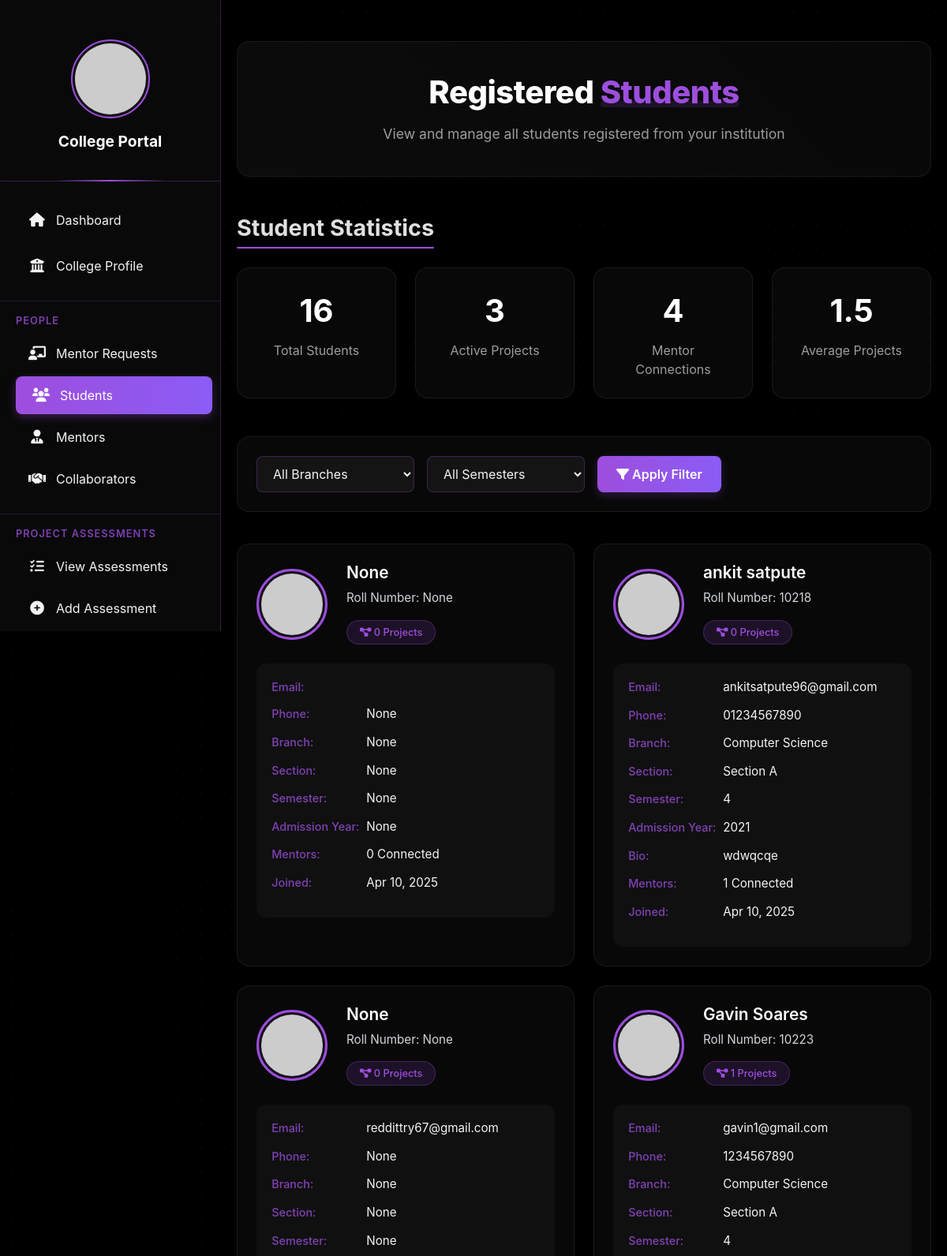
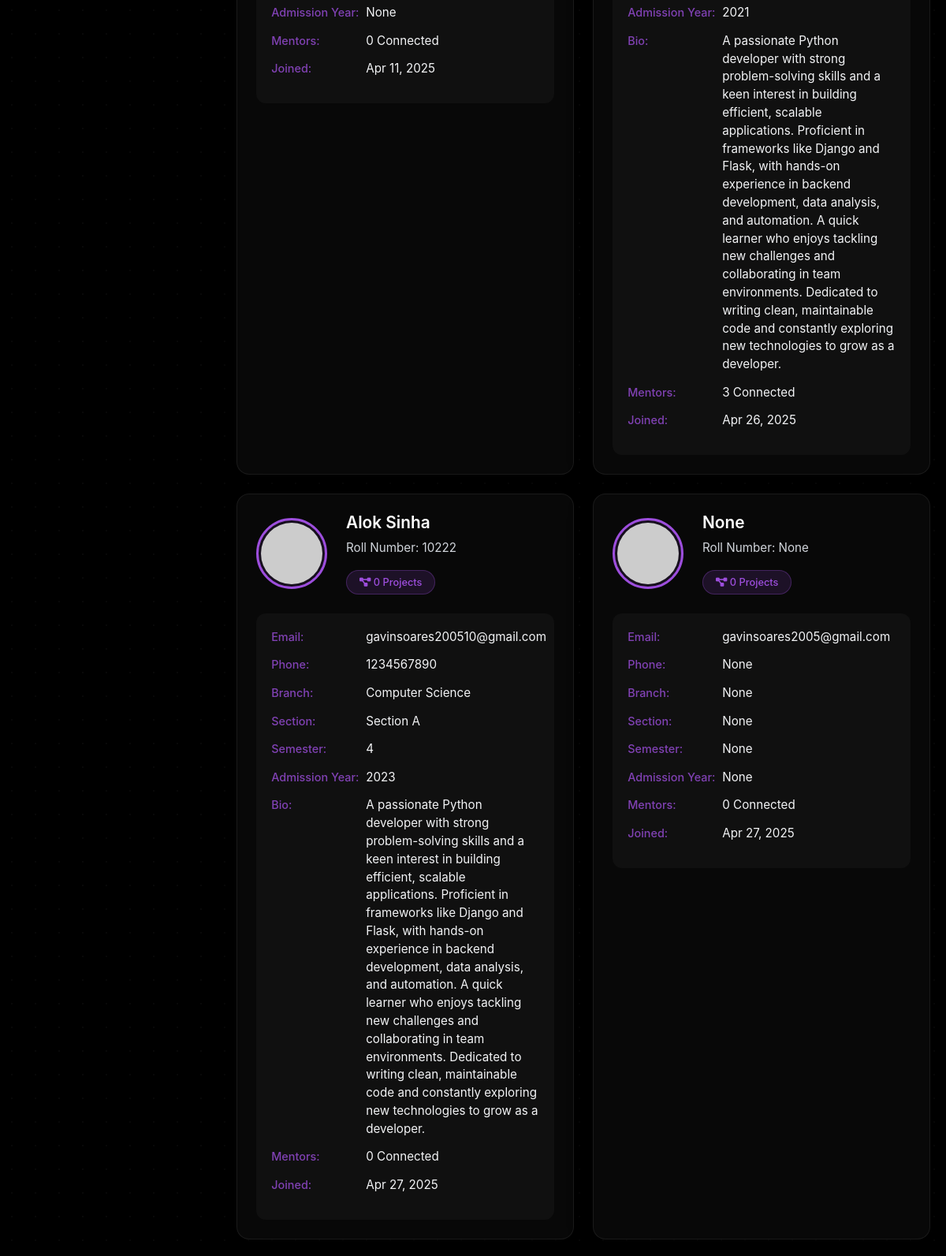
Screenshot of /college/students/ (signed in, upper part) with the database file from the repository (2 pictures, top to bottom).
### students/models.py (models this page shows, shortened)
class StudentProfile(models.Model):
    SECTION_CHOICES = [
        ('A', 'Section A'),
        ('B', 'Section B'),
        ('C', 'Section C'),
        ('D', 'Section D'),
    ]
    BRANCH_CHOICES = [
        ('CSE', 'Computer Science'),
        ('IT', 'Information Technology'),
        ('ECE', 'Electronics & Communication'),
        ('EEE', 'Electrical & Electronics'),
        ('MECH', 'Mechanical'),
        ('CIVIL', 'Civil'),
    ]
    user = models.OneToOneField(User, on_delete=models.CASCADE, related_name='student_profile')
    profile_picture = models.ImageField(upload_to='student_profiles/', null=True, blank=True)
    full_name = models.CharField(max_length=100, null=True, blank=True)
    phone = models.CharField(max_length=15, null=True, blank=True)
    dob = models.DateField(null=True, blank=True)
    bio = models.TextField(null=True, blank=True)
    roll_number = models.CharField(max_length=20, unique=True, null=True, blank=True)
    branch = models.CharField(max_length=10, choices=BRANCH_CHOICES, null=True, blank=True)
    section = models.CharField(max_length=1, choices=SECTION_CHOICES, null=True, blank=True)
    semester = models.IntegerField(null=True, blank=True)
    admission_year = models.IntegerField(null=True, blank=True)
    address = models.TextField(null=True, blank=True)
    parent_name = models.CharField(max_length=100, null=True, blank=True)
    parent_phone = models.CharField(max_length=15, null=True, blank=True)
    created_at = models.DateTimeField(auto_now_add=True)
    updated_at = models.DateTimeField(auto_now=True)

class Project(models.Model):
    student = models.ForeignKey(StudentProfile, on_delete=models.CASCADE, related_name='projects', null=True, blank=True)
    group = models.ForeignKey(StudentGroup, on_delete=models.CASCADE, related_name='group_projects', null=True, blank=True)
    mentor = models.ForeignKey('mentor.MentorProfile', on_delete=models.SET_NULL, null=True, blank=True, related_name='guided_projects')
    college = models.ForeignKey(CollegeProfile, on_delete=models.SET_NULL, null=True, blank=True,related_name='college_projects', default=get_default_college)
    collaborator = models.BooleanField(default=False)
    is_open_for_collaboration = models.BooleanField(default=False)
    title = models.CharField(max_length=200)
    description = models.TextField()
    sdgs = models.CharField(max_length=500, help_text='Sustainable Development Goals')
    tech_stack = models.CharField(max_length=500, help_text='Technologies used')
    github_link = models.URLField(blank=True, null=True)
    project_file = models.FileField(upload_to='project_files/', blank=True, null=True)
    project_image1 = models.ImageField(upload_to='project_images/', blank=True, null=True, verbose_name='Project Image 1')
    project_image2 = models.ImageField(upload_to='project_images/', blank=True, null=True, verbose_name='Project Image 2')
    project_image3 = models.ImageField(upload_to='project_images/', blank=True, null=True, verbose_name='Project Image 3')
    project_image4 = models.ImageField(upload_to='project_images/', blank=True, null=True, verbose_name='Project Image 4')
    project_image5 = models.ImageField(upload_to='project_images/', blank=True, null=True, verbose_name='Project Image 5')
    status = models.CharField(max_length=20, choices=[
        ('in_progress', 'In Progress'),
        ('completed', 'Completed'),
        ('under_review', 'Under Review')
    ], default='in_progress')
    mentor_feedback = models.TextField(blank=True, null=True)
    mentor_grade = models.IntegerField(blank=True, null=True, validators=[
        MinValueValidator(0),
        MaxValueValidator(100)
    ])
    created_at = models.DateTimeField(auto_now_add=True)
    updated_at = models.DateTimeField(auto_now=True)
    class Meta:
        ordering = ['-created_at']

### college/views.py (the view)
# urls.py: path('students/', views.registered_students, name='registered_students'),
@login_required
def registered_students(request):
    try:
        college = CollegeProfile.objects.get(user=request.user)
        branch = request.GET.get('branch', '')
        semester = request.GET.get('semester', '')
        students = StudentProfile.objects.all()
        if branch:
            students = students.filter(branch=branch)
        if semester:
            students = students.filter(semester=semester)
        total_students = students.count()
        active_projects = Project.objects.filter(student__in=students).count()
        mentor_connections = MentorConnection.objects.filter(student__in=students, status='accepted').count()
        avg_projects = Project.objects.filter(student__in=students).values('student').annotate(
            project_count=Count('id')).aggregate(avg=Avg('project_count'))['avg'] or 0
        branches = StudentProfile.BRANCH_CHOICES
        semesters = range(1, 9)  # Assuming 8 semesters
        context = {
            'students': students,
            'total_students': total_students,
            'active_projects': active_projects,
            'mentor_connections': mentor_connections,
            'avg_projects': avg_projects,
            'branches': [b[0] for b in branches],
            'semesters': semesters,
            'selected_branch': branch,
            'selected_semester': semester,
        }
        return render(request, 'college/registered_students.html', context)
    except CollegeProfile.DoesNotExist:
        messages.error(request, 'College profile not found!')
        return redirect('college_dashboard')
    except Exception as e:
        messages.error(request, f'An error occurred: {str(e)}')
        return redirect('college_dashboard')

### college/templates/college/registered_students.html (shortened to what this page needs)
{% extends 'college/base.html' %}
{% load static %}
{% block content %}
<div class="dashboard-container">
    <div class="welcome-section">
        <h1>Registered <span>Students</span></h1>
        <p>View and manage all students registered from your institution</p>
    </div>
    <div class="stats-section">
        <h2>Student Statistics</h2>
        <div class="stats-grid">
            <div class="stat-card">
                <div class="stat-number">{{ total_students }}</div>
                <div class="stat-label">Total Students</div>
            </div>
            <div class="stat-card">
                <div class="stat-number">{{ active_projects }}</div>
                <div class="stat-label">Active Projects</div>
            </div>
            <div class="stat-card">
                <div class="stat-number">{{ mentor_connections }}</div>
                <div class="stat-label">Mentor Connections</div>
            </div>
            <div class="stat-card">
                <div class="stat-number">{{ avg_projects|floatformat:1 }}</div>
                <div class="stat-label">Average Projects</div>
            </div>
        </div>
    </div>
    <div class="filter-section">
        <form method="GET" class="filter-form">
            <select name="branch" class="filter-select">
                <option value="">All Branches</option>
            </select>
            <select name="semester" class="filter-select">
                <option value="">All Semesters</option>
            </select>
            <button type="submit" class="btn-filter">
                <i class="fas fa-filter"></i> Apply Filter
            </button>
        </form>
    </div>
    <div class="students-grid">
        {% for student in students %}
        <div class="student-card" style="--order: {{ forloop.counter }}">
            <div class="student-header">
                <img src="{% if student.profile_picture %}{{ student.profile_picture.url }}{% else %}https://ui-avatars.com/api/?name={{ student.full_name|default:student.user.username }}&background=9d4edd&color=fff{% endif %}"
                     alt="{{ student.full_name }}"
                     class="student-image">
                <div class="student-info">
                    <h3>{{ student.full_name }}</h3>
                    <p>Roll Number: {{ student.roll_number }}</p>
                    <span class="project-count">
                        <i class="fas fa-project-diagram"></i> {{ student.projects.all|length }} Projects
                    </span>
                </div>
            </div>
            <div class="student-details">
                <div class="detail-item">
                    <div class="detail-label">Email:</div>
                    <div class="detail-value">{{ student.user.email }}</div>
                </div>
                <div class="detail-item">
                    <div class="detail-label">Phone:</div>
                    <div class="detail-value">{{ student.phone }}</div>
                </div>
                <div class="detail-item">
                    <div class="detail-label">Branch:</div>
                    <div class="detail-value">{{ student.get_branch_display }}</div>
                </div>
                <div class="detail-item">
                    <div class="detail-label">Section:</div>
                    <div class="detail-value">{{ student.get_section_display }}</div>
                </div>
                <div class="detail-item">
                    <div class="detail-label">Semester:</div>
                    <div class="detail-value">{{ student.semester }}</div>
                </div>
                <div class="detail-item">
                    <div class="detail-label">Admission Year:</div>
                    <div class="detail-value">{{ student.admission_year }}</div>
                </div>
                {% if student.bio %}
                <div class="detail-item">
                    <div class="detail-label">Bio:</div>
                    <div class="detail-value">{{ student.bio }}</div>
                </div>
                {% endif %}
                <div class="detail-item">
                    <div class="detail-label">Mentors:</div>
                    <div class="detail-value">{{ student.mentor_connections.count }} Connected</div>
                </div>
                <div class="detail-item">
                    <div class="detail-label">Joined:</div>
                    <div class="detail-value">{{ student.user.date_joined|date:"M d, Y" }}</div>
                </div>
            </div>
        </div>
        {% empty %}
        <div class="empty-state">
            <i class="fas fa-user-graduate"></i>
            <p>No students found matching the criteria.</p>
        </div>
        {% endfor %}
    </div>
</div>
{% endblock %}

### college/templates/college/base.html (style rules this page uses)
:root { --primary: #9d4edd; --primary-hover: #8b5cf6; --primary-light: rgba(157, 78, 221, 0.2); --text-light: #F3F4F6; --text-secondary: #D1D5DB; --sidebar-width: 280px; --sidebar-bg: rgba(10, 10, 10, 0.9); --card-bg: rgba(30, 30, 30, 0.5); --card-border: rgba(157, 78, 221, 0.3); }
body { background-color: #000000; min-height: 100vh; margin: 0; color: var(--text-light); font-family: 'Inter', sans-serif; overflow-x: hidden; position: relative; }

### rows the page displays
StudentProfile: full_name "None", roll_number "None", projects.all|length "0", phone "None", branch "None", section "None", semester "None", admission_year "None", mentor_connections.count "0", user.date_joined "Apr 10, 2025"
StudentProfile: full_name "ankit satpute", roll_number "10218", projects.all|length "0", user.email "ankitsatpute96@gmail.com", phone "01234567890", branch "Computer Science", section "Section A", semester "4", admission_year "2021", bio "wdwqcqe", mentor_connections.count "1", user.date_joined "Apr 10, 2025"
StudentProfile: full_name "None", roll_number "None", projects.all|length "0", user.email "reddittry67@gmail.com", phone "None", branch "None", section "None", semester "None", admission_year "None", mentor_connections.count "0", user.date_joined "Apr 11, 2025"
StudentProfile: full_name "Gavin Soares", roll_number "10223", projects.all|length "1", user.email "gavin1@gmail.com", phone "1234567890", branch "Computer Science", section "Section A", semester "4", admission_year "2021", bio "A passionate Python developer with strong problem-solving skills and a keen interest in building efficient, scalable applications. Proficient in frameworks like Django and Flask, with hands-on experience in backend development, data analysis, and automation. A quick learner who enjoys tackling new challenges and collaborating in team environments. Dedicated to writing clean, maintainable code and constantly exploring new technologies to grow as a developer.", mentor_connections.count "3", user.date_joined "Apr 26, 2025"
StudentProfile: full_name "Alok Sinha", roll_number "10222", projects.all|length "0", user.email "gavinsoares200510@gmail.com", phone "1234567890", branch "Computer Science", section "Section A", semester "4", admission_year "2023", bio "A passionate Python developer with strong problem-solving skills and a keen interest in building efficient, scalable applications. Proficient in frameworks like Django and Flask, with hands-on experience in backend development, data analysis, and automation. A quick learner who enjoys tackling new challenges and collaborating in team environments. Dedicated to writing clean, maintainable code and constantly exploring new technologies to grow as a developer.", mentor_connections.count "0", user.date_joined "Apr 27, 2025"
StudentProfile: full_name "None", roll_number "None", projects.all|length "0", user.email "gavinsoares2005@gmail.com", phone "None", branch "None", section "None", semester "None", admission_year "None", mentor_connections.count "0", user.date_joined "Apr 27, 2025"

### other values shown
{{ profile.college_name|default:"College Portal" }} "College Portal"
{{ total_students }} "16"
{{ active_projects }} "3"
{{ mentor_connections }} "4"
{{ avg_projects|floatformat:1 }} "1.5"
